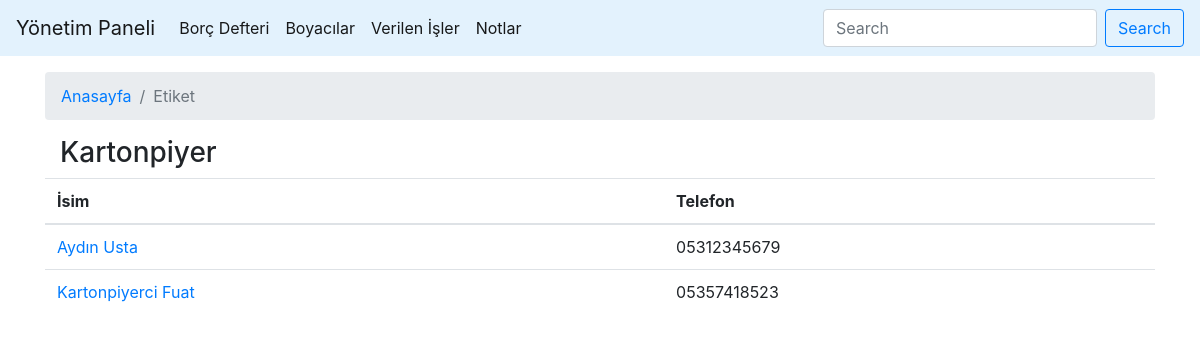
Page /etiket/2 on the committed database.
### boya/models.py (models this page shows, shortened)
class Etiket(models.Model):
    etiket_adi = models.CharField(max_length=100)
    class Meta:
        verbose_name = "Etiket"
        verbose_name_plural = "Etiketler"

class Boyaci(models.Model):
    isim = models.CharField(max_length=100)
    telefon_no = models.CharField(max_length=11)
    kayit_tarihi = models.DateTimeField(auto_now_add=True)
    aciklama = models.TextField()
    boyaci_etiket = models.ManyToManyField(Etiket, related_name="boyacilar")
    class Meta:
        verbose_name = "Boyacı"
        verbose_name_plural = "Boyacılar"

### boya/views.py (the view)
# urls.py: path('etiket/<id>', views.etiket, name="etiket"),
def etiket(request, id):
    etiket = Etiket.objects.get(id=id)
    return render(request, 'etiket.html', {'etiket': etiket})

### templates/etiket.html
{% extends 'base.html' %}
{% block content %}
<div class="container mt-3">
      <nav aria-label="breadcrumb">
        <ol class="breadcrumb">
          <li class="breadcrumb-item"><a href="/">Anasayfa</a></li>
          <li class="breadcrumb-item active" aria-current="page">Etiket</li>
        </ol>
      </nav>
<div class="col-12">
    <h3>{{etiket.etiket_adi|title}}</h3>
</div>
<table class="table table-hover">
  <thead>
    <tr>
      <th scope="col">İsim</th>
      <th scope="col">Telefon</th>
    </tr>
  </thead>
  <tbody>
  {% for boyaci in etiket.boyacilar.all %}
    <tr>
      <td><a href="{% url 'boyaci_ayrinti' boyaci.id%}">{{ boyaci.isim|title }}</a></td>
      <td>{{ boyaci.telefon_no }}</td>
    </tr>
  {% endfor %}
  </tbody>
  </table>
</div>
{% endblock content %}

### rows in the picture
Etiket: etiket_adi "Kartonpiyer"
Boyaci: isim "Aydın Usta", telefon_no "05312345679"
Boyaci: isim "Kartonpiyerci Fuat", telefon_no "05357418523"
